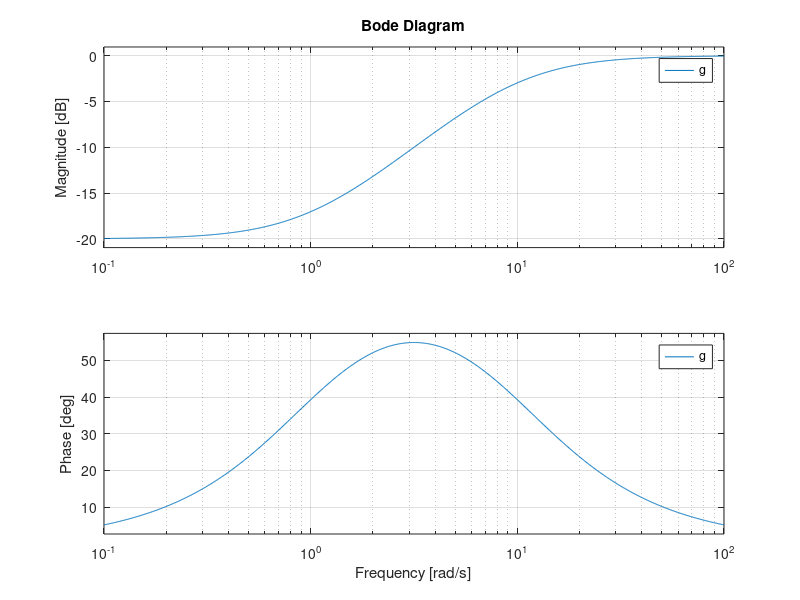
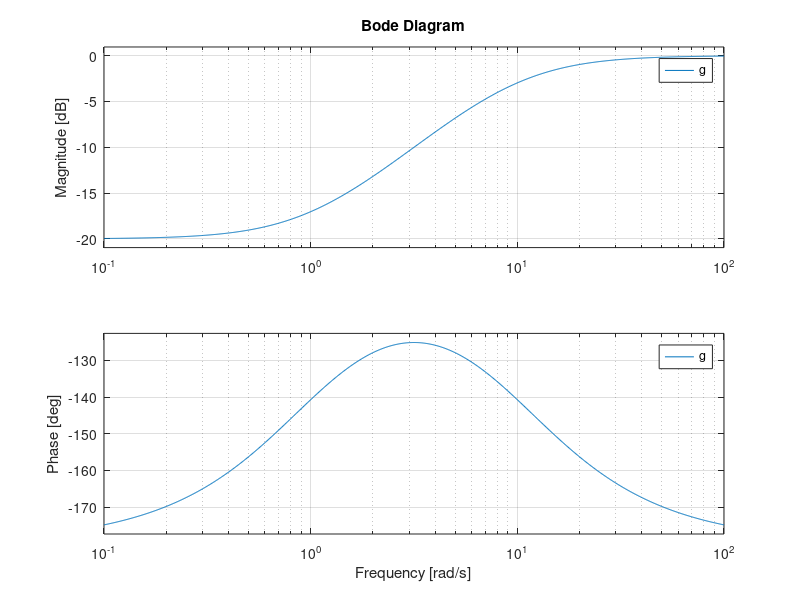
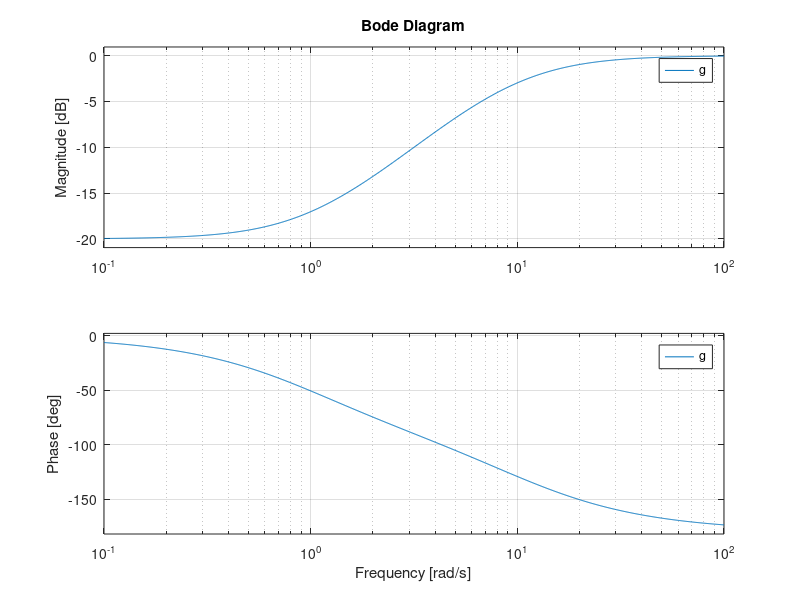
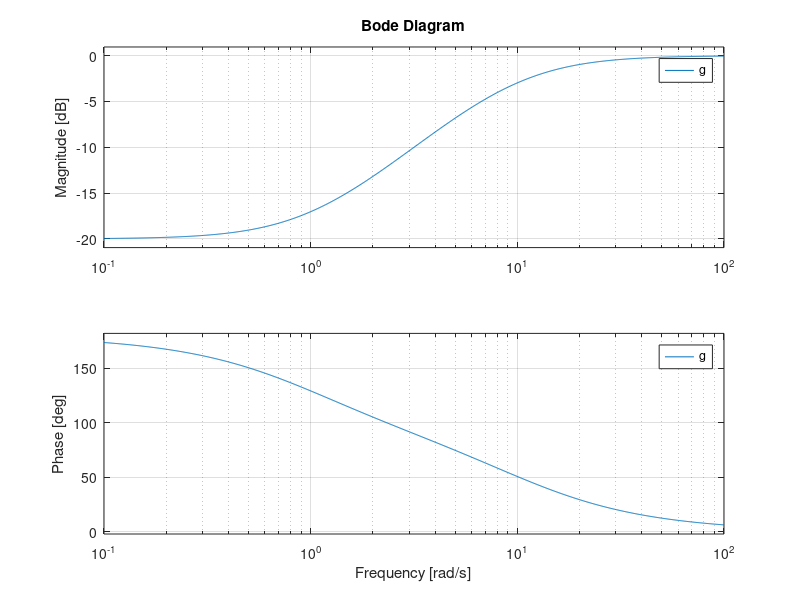

Here is the MATLAB script that generated these plots, in order:
g=tf([1 1],[1 10]);figure(1);bode(g)
g=tf(-[1 1],[1 10]);figure(2);bode(g)
g=tf([-1 1],[1 10]);figure(3);bode(g)
g=tf([1 -1],[1 10]);figure(4);bode(g)
g=tf([-1 1],[1 -10]);figure(5);bode(g)
g=tf(-[-1 1],[1 -10]);figure(6);bode(g)
g=tf([1 1],[1 -10]);figure(7);bode(g)
g=tf([1 1],[-1 10]);figure(8);bode(g)
